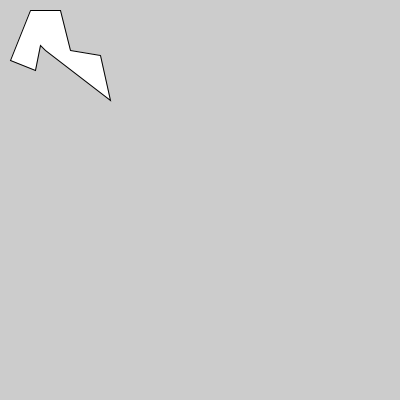
Frame 1 (no input)
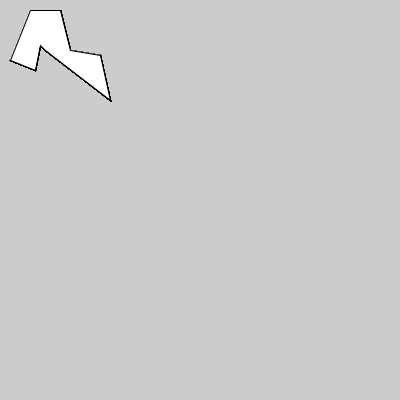
Frame 60 (the mouse pressed at the canvas centre just before this capture)
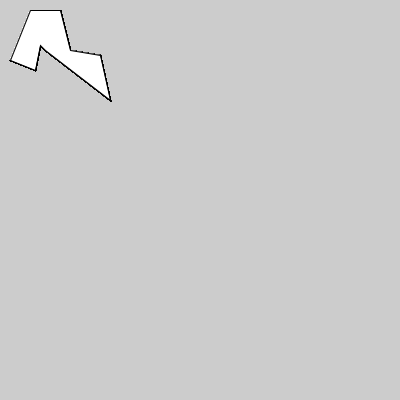
Frame 120 (the mouse held since frame 60 and released just before this capture)

The Processing sketch that drew these frames (run headless with seeded random() and noise(); from frame 60 on, the mouse is pressed at the canvas centre):

// Processing sketch: aula18_g2_ex05
// ── aula18_g2_ex05.pde
void setup(){ size(400,400); }
void draw(){
beginShape();
vertex(30,10); //a
vertex(60,10); //b
vertex(70,50); //c
vertex(100,55); //d
vertex(110,100); //e
vertex(45,50); //f
vertex(40,45); //g
vertex(35,70); //h
vertex(10,60); //i
endShape(CLOSE);
}
